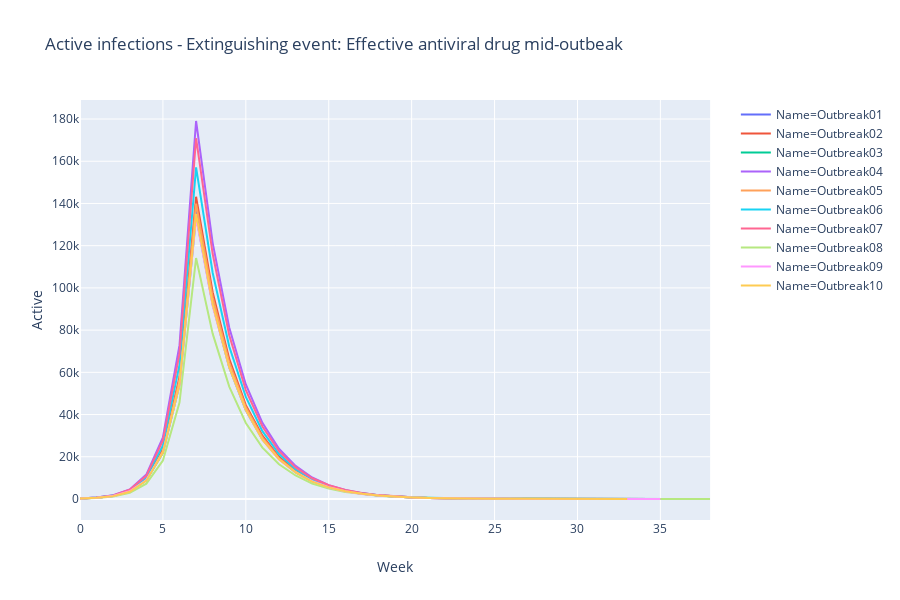
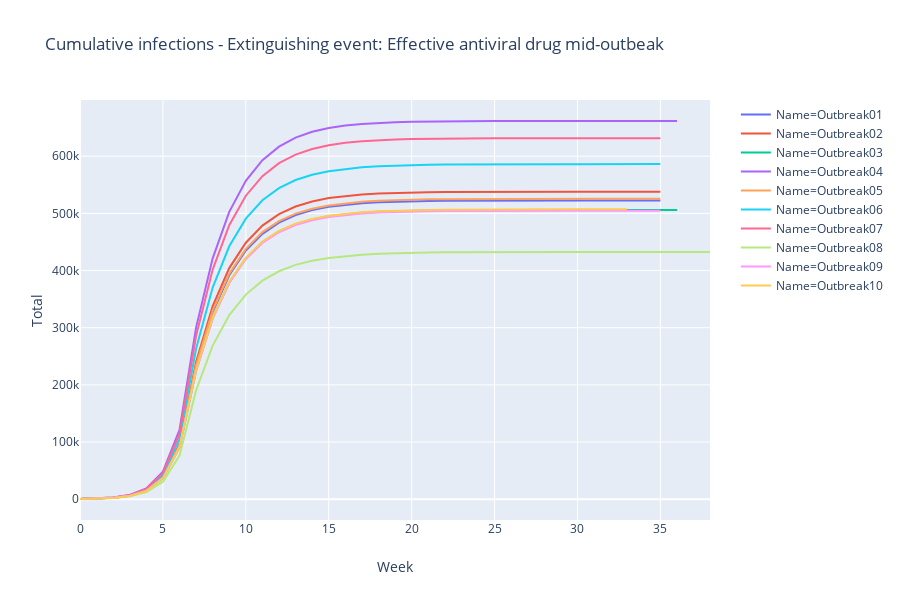
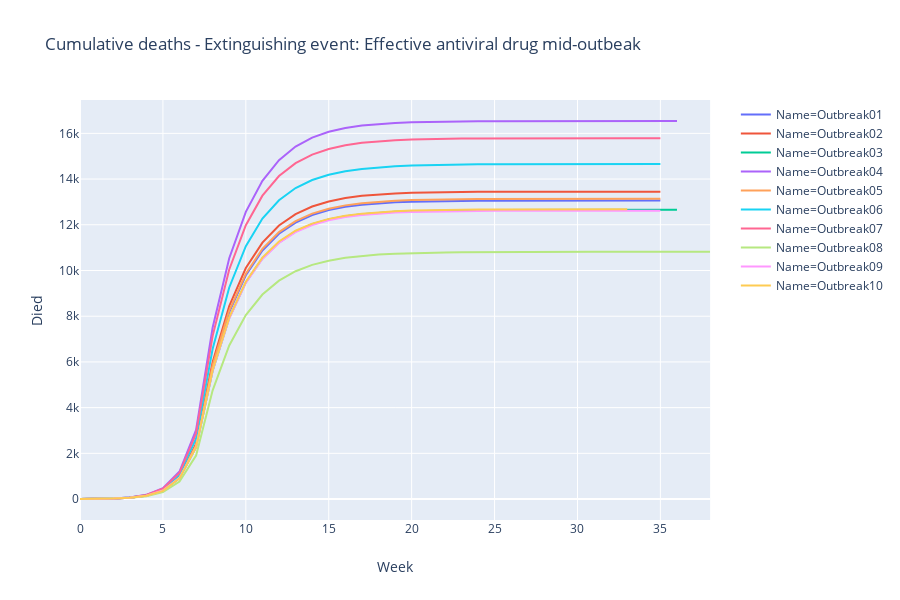

Notebook source saved alongside these figures, in order:
### Code cell
# This section will run multiple instances of a single outbreak and prints details about the outcome
# This will give you a feeling for the range of outcomes possible due to super-spreaders

params = LateExtinguishing

PrintParams(params)
numTrials = 10
printTables = False                    # set true to see the actual cycle data for each trial
pop = params["population"]             # initial population

outbreakList = []
print("Will run {} trials\n".format(numTrials))
history = {"MaxActive":[], "TotalCases":[], "TotalDead":[]}
for trial in range(numTrials):
    epi = Outbreak("Outbreak{:02d}".format(trial+1), params, infect=100)
    outbreakList.append(epi)
    epi.Simulate()
    outcome = epi.Summarize(printTables)
    for key in history.keys():
        history[key].append(outcome[key])

mostActive, leastActive = np.max(history["MaxActive"]), np.min(history["MaxActive"])
mostCases, leastCases = np.max(history["TotalCases"]), np.min(history["TotalCases"])
mostDeaths, leastDeaths = np.max(history["TotalDead"]), np.min(history["TotalDead"])

if printTables:
    PrintParams(params)
    
print("Best trial, per {} million population:".format(Whole(pop/1.0E6)))
print("  {:10,d} was the largest number of concurrent active infections, or {:4.2f}% of population".format(Whole(leastActive), 100 * (leastActive / pop)))
print("  {:10,d} cases occurred by end of simulation, or {:4.1f}% of population".format(leastCases, 100 * (leastCases / pop)))
print("  {:10,d} died, or {:4.3f}% of population".format(leastDeaths, 100 * (leastDeaths / pop)))

print("\nWorst trial, per {} million population:".format(Whole(pop/1.0E6)))
print("  {:10,d} was the largest number of concurrent active infections, or {:4.2f}% of population".format(Whole(mostActive), 100 * (mostActive / pop)))
print("  {:10,d} cases occurred by end of simulation, or {:4.1f}% of population".format(mostCases, 100 * (mostCases / pop)))
print("  {:10,d} died, or {:4.3f}% of population".format(mostDeaths, 100 * (mostDeaths / pop)))

print("\nRatio of worst/best cases = {:4.2f}".format(mostDeaths / leastDeaths))

PlotOutbreaks(outbreakList)

### Figure 1 — Plotly figure (JSON) as saved in the notebook; plotly's stock layout.template omitted (floating-point values rounded to 4 significant figures)
{"data": [{"hoverlabel": {"namelength": 0}, "hovertemplate": "Name=Outbreak01<br>Week=%{x}<br>Active=%{y}", "legendgroup": "Name=Outbreak01", "line": {"color": "#636efa", "dash": "solid"}, "mode": "lines", "name": "Name=Outbreak01", "showlegend": true, "type": "scatter", "x": [0, 1, 2, 3, 4, 5, 6, 7, 8, 9, 10, 11, 12, 13, 14, 15, 16, 17, 18, 19, 20, 21, 22, 23, 24, 25, 26, 27, 28, 29, 30, 31, 32, 33, 34, 35], "xaxis": "x", "y": [257, 649, 1456, 3747, 9085, 22460, 56119, 138563, 94889, 64337, 43455, 29118, 19637, 13134, 8743, 5670, 3762, 2502, 1698, 1076, 705, 467, 307, 204, 145, 91, 63, 45, 30, 19, 17, 14, 8, 4, 1, 0], "yaxis": "y"}, {"hoverlabel": {"namelength": 0}, "hovertemplate": "Name=Outbreak02<br>Week=%{x}<br>Active=%{y}", "legendgroup": "Name=Outbreak02", "line": {"color": "#EF553B", "dash": "solid"}, "mode": "lines", "name": "Name=Outbreak02", "showlegend": true, "type": "scatter", "x": [0, 1, 2, 3, 4, 5, 6, 7, 8, 9, 10, 11, 12, 13, 14, 15, 16, 17, 18, 19, 20, 21, 22, 23, 24, 25, 26, 27, 28, 29, 30, 31, 32, 33, 34, 35], "xaxis": "x", "y": [228, 567, 1486, 3761, 9372, 23528, 57794, 143159, 97925, 66368, 44454, 29967, 20000, 13321, 8819, 5891, 3848, 2545, 1692, 1089, 708, 483, 318, 201, 123, 74, 56, 39, 29, 26, 14, 9, 5, 2, 2, 1], "yaxis": "y"}, {"hoverlabel": {"namelength": 0}, "hovertemplate": "Name=Outbreak03<br>Week=%{x}<br>Active=%{y}", "legendgroup": "Name=Outbreak03", "line": {"color": "#00cc96", "dash": "solid"}, "mode": "lines", "name": "Name=Outbreak03", "showlegend": true, "type": "scatter", "x": [0, 1, 2, 3, 4, 5, 6, 7, 8, 9, 10, 11, 12, 13, 14, 15, 16, 17, 18, 19, 20, 21, 22, 23, 24, 25, 26, 27, 28, 29, 30, 31, 32, 33, 34, 35, 36], "xaxis": "x", "y": [225, 565, 1441, 3606, 8831, 21823, 54052, 134021, 92077, 62352, 41983, 28243, 19041, 12598, 8339, 5626, 3669, 2484, 1652, 1112, 752, 506, 346, 225, 170, 110, 73, 44, 31, 17, 9, 5, 3, 3, 3, 3, 0], "yaxis": "y"}, {"hoverlabel": {"namelength": 0}, "hovertemplate": "Name=Outbreak04<br>Week=%{x}<br>Active=%{y}", "legendgroup": "Name=Outbreak04", "line": {"color": "#ab63fa", "dash": "solid"}, "mode": "lines", "name": "Name=Outbreak04", "showlegend": true, "type": "scatter", "x": [0, 1, 2, 3, 4, 5, 6, 7, 8, 9, 10, 11, 12, 13, 14, 15, 16, 17, 18, 19, 20, 21, 22, 23, 24, 25, 26, 27, 28, 29, 30, 31, 32, 33, 34, 35, 36], "xaxis": "x", "y": [273, 700, 1757, 4523, 11587, 29226, 72886, 179063, 121340, 81257, 54230, 36108, 23783, 15690, 10179, 6580, 4302, 2791, 1816, 1199, 781, 496, 320, 218, 154, 101, 59, 41, 34, 20, 9, 4, 3, 1, 2, 1, 1], "yaxis": "y"}, {"hoverlabel": {"namelength": 0}, "hovertemplate": "Name=Outbreak05<br>Week=%{x}<br>Active=%{y}", "legendgroup": "Name=Outbreak05", "line": {"color": "#FFA15A", "dash": "solid"}, "mode": "lines", "name": "Name=Outbreak05", "showlegend": true, "type": "scatter", "x": [0, 1, 2, 3, 4, 5, 6, 7, 8, 9, 10, 11, 12, 13, 14, 15, 16, 17, 18, 19, 20, 21, 22, 23, 24, 25, 26, 27, 28, 29, 30, 31, 32, 33, 34, 35], "xaxis": "x", "y": [247, 607, 1481, 3661, 9000, 22766, 56534, 139909, 95555, 64670, 43486, 29167, 19335, 13026, 8619, 5787, 3844, 2580, 1748, 1171, 772, 516, 318, 201, 131, 98, 68, 48, 33, 19, 11, 8, 6, 2, 1, 0], "yaxis": "y"}, {"hoverlabel": {"namelength": 0}, "hovertemplate": "Name=Outbreak06<br>Week=%{x}<br>Active=%{y}", "legendgroup": "Name=Outbreak06", "line": {"color": "#19d3f3", "dash": "solid"}, "mode": "lines", "name": "Name=Outbreak06", "showlegend": true, "type": "scatter", "x": [0, 1, 2, 3, 4, 5, 6, 7, 8, 9, 10, 11, 12, 13, 14, 15, 16, 17, 18, 19, 20, 21, 22, 23, 24, 25, 26, 27, 28, 29, 30, 31, 32, 33, 34, 35], "xaxis": "x", "y": [260, 664, 1616, 3995, 10244, 25414, 63674, 157064, 107189, 72261, 48361, 32128, 21304, 14100, 9310, 6105, 4023, 2718, 1807, 1243, 870, 611, 422, 258, 162, 107, 62, 44, 28, 24, 13, 6, 3, 2, 1, 0], "yaxis": "y"}, {"hoverlabel": {"namelength": 0}, "hovertemplate": "Name=Outbreak07<br>Week=%{x}<br>Active=%{y}", "legendgroup": "Name=Outbreak07", "line": {"color": "#FF6692", "dash": "solid"}, "mode": "lines", "name": "Name=Outbreak07", "showlegend": true, "type": "scatter", "x": [0, 1, 2, 3, 4, 5, 6, 7, 8, 9, 10, 11, 12, 13, 14, 15, 16, 17, 18, 19, 20, 21, 22, 23, 24, 25, 26, 27, 28, 29, 30, 31, 32, 33, 34, 35], "xaxis": "x", "y": [268, 695, 1713, 4390, 10965, 27690, 68837, 170905, 116157, 77595, 51590, 34334, 22647, 14986, 9828, 6502, 4292, 2816, 1836, 1196, 801, 505, 320, 206, 145, 97, 61, 32, 22, 11, 5, 4, 2, 2, 2, 1], "yaxis": "y"}, {"hoverlabel": {"namelength": 0}, "hovertemplate": "Name=Outbreak08<br>Week=%{x}<br>Active=%{y}", "legendgroup": "Name=Outbreak08", "line": {"color": "#B6E880", "dash": "solid"}, "mode": "lines", "name": "Name=Outbreak08", "showlegend": true, "type": "scatter", "x": [0, 1, 2, 3, 4, 5, 6, 7, 8, 9, 10, 11, 12, 13, 14, 15, 16, 17, 18, 19, 20, 21, 22, 23, 24, 25, 26, 27, 28, 29, 30, 31, 32, 33, 34, 35, 36, 37, 38], "xaxis": "x", "y": [236, 512, 1225, 2951, 7269, 18233, 45682, 114154, 78344, 53241, 36011, 24318, 16476, 11140, 7280, 4963, 3321, 2362, 1539, 1016, 701, 472, 349, 240, 173, 119, 84, 52, 32, 19, 12, 13, 8, 5, 4, 4, 3, 1, 0], "yaxis": "y"}, {"hoverlabel": {"namelength": 0}, "hovertemplate": "Name=Outbreak09<br>Week=%{x}<br>Active=%{y}", "legendgroup": "Name=Outbreak09", "line": {"color": "#FF97FF", "dash": "solid"}, "mode": "lines", "name": "Name=Outbreak09", "showlegend": true, "type": "scatter", "x": [0, 1, 2, 3, 4, 5, 6, 7, 8, 9, 10, 11, 12, 13, 14, 15, 16, 17, 18, 19, 20, 21, 22, 23, 24, 25, 26, 27, 28, 29, 30, 31, 32, 33, 34, 35], "xaxis": "x", "y": [236, 568, 1434, 3651, 8993, 22076, 54100, 133268, 91458, 62327, 41952, 28131, 18733, 12567, 8434, 5583, 3696, 2414, 1623, 1076, 736, 510, 371, 251, 164, 99, 72, 48, 35, 18, 11, 10, 13, 7, 2, 1], "yaxis": "y"}, {"hoverlabel": {"namelength": 0}, "hovertemplate": "Name=Outbreak10<br>Week=%{x}<br>Active=%{y}", "legendgroup": "Name=Outbreak10", "line": {"color": "#FECB52", "dash": "solid"}, "mode": "lines", "name": "Name=Outbreak10", "showlegend": true, "type": "scatter", "x": [0, 1, 2, 3, 4, 5, 6, 7, 8, 9, 10, 11, 12, 13, 14, 15, 16, 17, 18, 19, 20, 21, 22, 23, 24, 25, 26, 27, 28, 29, 30, 31, 32, 33], "xaxis": "x", "y": [230, 562, 1360, 3436, 8681, 21975, 54372, 135060, 92257, 62420, 42187, 28122, 18796, 12552, 8255, 5500, 3667, 2496, 1707, 1125, 759, 521, 339, 243, 173, 128, 74, 49, 27, 21, 16, 8, 4, 1], "yaxis": "y"}], "layout": {"height": 600, "legend": {"tracegroupgap": 0}, "title": {"text": "Active infections - Extinguishing event: Effective antiviral drug mid-outbeak"}, "xaxis": {"anchor": "y", "domain": [0, 0.98], "title": {"text": "Week"}}, "yaxis": {"anchor": "x", "domain": [0, 1], "title": {"text": "Active"}}}}

### Figure 2 — Plotly figure (JSON) as saved in the notebook; plotly's stock layout.template omitted (floating-point values rounded to 4 significant figures)
{"data": [{"hoverlabel": {"namelength": 0}, "hovertemplate": "Name=Outbreak01<br>Week=%{x}<br>Total=%{y}", "legendgroup": "Name=Outbreak01", "line": {"color": "#636efa", "dash": "solid"}, "mode": "lines", "name": "Name=Outbreak01", "showlegend": true, "type": "scatter", "x": [0, 1, 2, 3, 4, 5, 6, 7, 8, 9, 10, 11, 12, 13, 14, 15, 16, 17, 18, 19, 20, 21, 22, 23, 24, 25, 26, 27, 28, 29, 30, 31, 32, 33, 34, 35], "xaxis": "x", "y": [357, 1006, 2462, 6209, 15294, 37753, 93873, 232436, 327326, 391662, 435118, 464236, 483872, 497006, 505750, 511420, 515181, 517685, 519383, 520459, 521163, 521630, 521937, 522140, 522286, 522377, 522440, 522485, 522515, 522535, 522552, 522566, 522574, 522578, 522579, 522579], "yaxis": "y"}, {"hoverlabel": {"namelength": 0}, "hovertemplate": "Name=Outbreak02<br>Week=%{x}<br>Total=%{y}", "legendgroup": "Name=Outbreak02", "line": {"color": "#EF553B", "dash": "solid"}, "mode": "lines", "name": "Name=Outbreak02", "showlegend": true, "type": "scatter", "x": [0, 1, 2, 3, 4, 5, 6, 7, 8, 9, 10, 11, 12, 13, 14, 15, 16, 17, 18, 19, 20, 21, 22, 23, 24, 25, 26, 27, 28, 29, 30, 31, 32, 33, 34, 35], "xaxis": "x", "y": [328, 895, 2381, 6143, 15514, 39042, 96836, 239996, 337921, 404288, 448742, 478710, 498709, 512031, 520849, 526740, 530589, 533133, 534825, 535914, 536622, 537105, 537423, 537625, 537748, 537822, 537878, 537916, 537945, 537972, 537986, 537996, 538000, 538002, 538004, 538005], "yaxis": "y"}, {"hoverlabel": {"namelength": 0}, "hovertemplate": "Name=Outbreak03<br>Week=%{x}<br>Total=%{y}", "legendgroup": "Name=Outbreak03", "line": {"color": "#00cc96", "dash": "solid"}, "mode": "lines", "name": "Name=Outbreak03", "showlegend": true, "type": "scatter", "x": [0, 1, 2, 3, 4, 5, 6, 7, 8, 9, 10, 11, 12, 13, 14, 15, 16, 17, 18, 19, 20, 21, 22, 23, 24, 25, 26, 27, 28, 29, 30, 31, 32, 33, 34, 35, 36], "xaxis": "x", "y": [325, 890, 2331, 5937, 14768, 36591, 90644, 224664, 316742, 379094, 421076, 449320, 468361, 480959, 489298, 494924, 498593, 501078, 502730, 503841, 504593, 505100, 505445, 505671, 505841, 505951, 506024, 506068, 506099, 506115, 506125, 506130, 506133, 506136, 506138, 506141, 506142], "yaxis": "y"}, {"hoverlabel": {"namelength": 0}, "hovertemplate": "Name=Outbreak04<br>Week=%{x}<br>Total=%{y}", "legendgroup": "Name=Outbreak04", "line": {"color": "#ab63fa", "dash": "solid"}, "mode": "lines", "name": "Name=Outbreak04", "showlegend": true, "type": "scatter", "x": [0, 1, 2, 3, 4, 5, 6, 7, 8, 9, 10, 11, 12, 13, 14, 15, 16, 17, 18, 19, 20, 21, 22, 23, 24, 25, 26, 27, 28, 29, 30, 31, 32, 33, 34, 35, 36], "xaxis": "x", "y": [373, 1072, 2830, 7353, 18940, 48165, 121051, 300114, 421455, 502711, 556942, 593051, 616833, 632523, 642702, 649283, 653585, 656376, 658192, 659391, 660172, 660667, 660988, 661205, 661359, 661460, 661518, 661560, 661594, 661614, 661622, 661628, 661631, 661632, 661634, 661635, 661636], "yaxis": "y"}, {"hoverlabel": {"namelength": 0}, "hovertemplate": "Name=Outbreak05<br>Week=%{x}<br>Total=%{y}", "legendgroup": "Name=Outbreak05", "line": {"color": "#FFA15A", "dash": "solid"}, "mode": "lines", "name": "Name=Outbreak05", "showlegend": true, "type": "scatter", "x": [0, 1, 2, 3, 4, 5, 6, 7, 8, 9, 10, 11, 12, 13, 14, 15, 16, 17, 18, 19, 20, 21, 22, 23, 24, 25, 26, 27, 28, 29, 30, 31, 32, 33, 34, 35], "xaxis": "x", "y": [347, 954, 2435, 6097, 15096, 37862, 94397, 234305, 329861, 394531, 438016, 467182, 486518, 499544, 508163, 513950, 517794, 520373, 522121, 523292, 524064, 524580, 524899, 525099, 525230, 525329, 525396, 525445, 525478, 525497, 525507, 525516, 525522, 525524, 525525, 525525], "yaxis": "y"}, {"hoverlabel": {"namelength": 0}, "hovertemplate": "Name=Outbreak06<br>Week=%{x}<br>Total=%{y}", "legendgroup": "Name=Outbreak06", "line": {"color": "#19d3f3", "dash": "solid"}, "mode": "lines", "name": "Name=Outbreak06", "showlegend": true, "type": "scatter", "x": [0, 1, 2, 3, 4, 5, 6, 7, 8, 9, 10, 11, 12, 13, 14, 15, 16, 17, 18, 19, 20, 21, 22, 23, 24, 25, 26, 27, 28, 29, 30, 31, 32, 33, 34, 35], "xaxis": "x", "y": [360, 1024, 2640, 6635, 16879, 42294, 105967, 263031, 370220, 442482, 490842, 522969, 544273, 558373, 567683, 573788, 577811, 580529, 582335, 583578, 584448, 585060, 585481, 585740, 585903, 586009, 586071, 586115, 586143, 586167, 586179, 586185, 586189, 586191, 586192, 586192], "yaxis": "y"}, {"hoverlabel": {"namelength": 0}, "hovertemplate": "Name=Outbreak07<br>Week=%{x}<br>Total=%{y}", "legendgroup": "Name=Outbreak07", "line": {"color": "#FF6692", "dash": "solid"}, "mode": "lines", "name": "Name=Outbreak07", "showlegend": true, "type": "scatter", "x": [0, 1, 2, 3, 4, 5, 6, 7, 8, 9, 10, 11, 12, 13, 14, 15, 16, 17, 18, 19, 20, 21, 22, 23, 24, 25, 26, 27, 28, 29, 30, 31, 32, 33, 34, 35], "xaxis": "x", "y": [368, 1062, 2776, 7166, 18131, 45821, 114659, 285563, 401721, 479316, 530906, 565241, 587887, 602873, 612701, 619204, 623495, 626310, 628146, 629342, 630144, 630649, 630969, 631175, 631320, 631417, 631478, 631511, 631533, 631544, 631549, 631553, 631555, 631556, 631558, 631559], "yaxis": "y"}, {"hoverlabel": {"namelength": 0}, "hovertemplate": "Name=Outbreak08<br>Week=%{x}<br>Total=%{y}", "legendgroup": "Name=Outbreak08", "line": {"color": "#B6E880", "dash": "solid"}, "mode": "lines", "name": "Name=Outbreak08", "showlegend": true, "type": "scatter", "x": [0, 1, 2, 3, 4, 5, 6, 7, 8, 9, 10, 11, 12, 13, 14, 15, 16, 17, 18, 19, 20, 21, 22, 23, 24, 25, 26, 27, 28, 29, 30, 31, 32, 33, 34, 35, 36, 37, 38], "xaxis": "x", "y": [336, 848, 2073, 5024, 12293, 30526, 76208, 190363, 268707, 321949, 357960, 382277, 398753, 409894, 417173, 422136, 425457, 427819, 429358, 430375, 431076, 431548, 431897, 432136, 432309, 432429, 432513, 432565, 432597, 432616, 432627, 432640, 432648, 432652, 432656, 432661, 432664, 432665, 432665], "yaxis": "y"}, {"hoverlabel": {"namelength": 0}, "hovertemplate": "Name=Outbreak09<br>Week=%{x}<br>Total=%{y}", "legendgroup": "Name=Outbreak09", "line": {"color": "#FF97FF", "dash": "solid"}, "mode": "lines", "name": "Name=Outbreak09", "showlegend": true, "type": "scatter", "x": [0, 1, 2, 3, 4, 5, 6, 7, 8, 9, 10, 11, 12, 13, 14, 15, 16, 17, 18, 19, 20, 21, 22, 23, 24, 25, 26, 27, 28, 29, 30, 31, 32, 33, 34, 35], "xaxis": "x", "y": [336, 904, 2339, 5989, 14982, 37058, 91157, 224425, 315884, 378211, 420162, 448293, 467026, 479593, 488027, 493611, 497306, 499721, 501344, 502420, 503157, 503666, 504038, 504288, 504452, 504551, 504624, 504672, 504707, 504725, 504735, 504745, 504759, 504765, 504767, 504768], "yaxis": "y"}, {"hoverlabel": {"namelength": 0}, "hovertemplate": "Name=Outbreak10<br>Week=%{x}<br>Total=%{y}", "legendgroup": "Name=Outbreak10", "line": {"color": "#FECB52", "dash": "solid"}, "mode": "lines", "name": "Name=Outbreak10", "showlegend": true, "type": "scatter", "x": [0, 1, 2, 3, 4, 5, 6, 7, 8, 9, 10, 11, 12, 13, 14, 15, 16, 17, 18, 19, 20, 21, 22, 23, 24, 25, 26, 27, 28, 29, 30, 31, 32, 33], "xaxis": "x", "y": [330, 891, 2251, 5688, 14369, 36344, 90716, 225776, 318033, 380454, 422641, 450763, 469559, 482111, 490367, 495866, 499534, 502029, 503737, 504862, 505621, 506142, 506481, 506724, 506897, 507025, 507099, 507147, 507175, 507195, 507211, 507219, 507223, 507225], "yaxis": "y"}], "layout": {"height": 600, "legend": {"tracegroupgap": 0}, "title": {"text": "Cumulative infections - Extinguishing event: Effective antiviral drug mid-outbeak"}, "xaxis": {"anchor": "y", "domain": [0, 0.98], "title": {"text": "Week"}}, "yaxis": {"anchor": "x", "domain": [0, 1], "title": {"text": "Total"}}}}

### Figure 3 — Plotly figure (JSON) as saved in the notebook; plotly's stock layout.template omitted (floating-point values rounded to 4 significant figures)
{"data": [{"hoverlabel": {"namelength": 0}, "hovertemplate": "Name=Outbreak01<br>Week=%{x}<br>Died=%{y}", "legendgroup": "Name=Outbreak01", "line": {"color": "#636efa", "dash": "solid"}, "mode": "lines", "name": "Name=Outbreak01", "showlegend": true, "type": "scatter", "x": [0, 1, 2, 3, 4, 5, 6, 7, 8, 9, 10, 11, 12, 13, 14, 15, 16, 17, 18, 19, 20, 21, 22, 23, 24, 25, 26, 27, 28, 29, 30, 31, 32, 33, 34, 35], "xaxis": "x", "y": [2, 9, 25, 62, 155, 382, 944, 2347, 5811, 8183, 9792, 10878, 11606, 12097, 12425, 12644, 12785, 12880, 12942, 12985, 13011, 13029, 13041, 13048, 13054, 13057, 13059, 13061, 13062, 13063, 13063, 13064, 13064, 13064, 13064, 13064], "yaxis": "y"}, {"hoverlabel": {"namelength": 0}, "hovertemplate": "Name=Outbreak02<br>Week=%{x}<br>Died=%{y}", "legendgroup": "Name=Outbreak02", "line": {"color": "#EF553B", "dash": "solid"}, "mode": "lines", "name": "Name=Outbreak02", "showlegend": true, "type": "scatter", "x": [0, 1, 2, 3, 4, 5, 6, 7, 8, 9, 10, 11, 12, 13, 14, 15, 16, 17, 18, 19, 20, 21, 22, 23, 24, 25, 26, 27, 28, 29, 30, 31, 32, 33, 34, 35], "xaxis": "x", "y": [2, 8, 22, 60, 154, 388, 976, 2421, 6000, 8448, 10107, 11219, 11968, 12468, 12801, 13021, 13169, 13265, 13328, 13371, 13398, 13416, 13428, 13436, 13441, 13444, 13446, 13447, 13448, 13449, 13449, 13450, 13450, 13450, 13450, 13450], "yaxis": "y"}, {"hoverlabel": {"namelength": 0}, "hovertemplate": "Name=Outbreak03<br>Week=%{x}<br>Died=%{y}", "legendgroup": "Name=Outbreak03", "line": {"color": "#00cc96", "dash": "solid"}, "mode": "lines", "name": "Name=Outbreak03", "showlegend": true, "type": "scatter", "x": [0, 1, 2, 3, 4, 5, 6, 7, 8, 9, 10, 11, 12, 13, 14, 15, 16, 17, 18, 19, 20, 21, 22, 23, 24, 25, 26, 27, 28, 29, 30, 31, 32, 33, 34, 35, 36], "xaxis": "x", "y": [2, 8, 22, 58, 148, 369, 915, 2266, 5617, 7919, 9477, 10527, 11233, 11709, 12024, 12232, 12373, 12465, 12527, 12568, 12596, 12615, 12627, 12636, 12642, 12646, 12649, 12651, 12652, 12652, 12653, 12653, 12653, 12653, 12653, 12653, 12654], "yaxis": "y"}, {"hoverlabel": {"namelength": 0}, "hovertemplate": "Name=Outbreak04<br>Week=%{x}<br>Died=%{y}", "legendgroup": "Name=Outbreak04", "line": {"color": "#ab63fa", "dash": "solid"}, "mode": "lines", "name": "Name=Outbreak04", "showlegend": true, "type": "scatter", "x": [0, 1, 2, 3, 4, 5, 6, 7, 8, 9, 10, 11, 12, 13, 14, 15, 16, 17, 18, 19, 20, 21, 22, 23, 24, 25, 26, 27, 28, 29, 30, 31, 32, 33, 34, 35, 36], "xaxis": "x", "y": [2, 9, 27, 71, 184, 473, 1204, 3026, 7503, 10536, 12568, 13924, 14826, 15421, 15813, 16068, 16232, 16340, 16409, 16455, 16485, 16504, 16517, 16525, 16530, 16534, 16536, 16538, 16539, 16540, 16540, 16541, 16541, 16541, 16541, 16541, 16541], "yaxis": "y"}, {"hoverlabel": {"namelength": 0}, "hovertemplate": "Name=Outbreak05<br>Week=%{x}<br>Died=%{y}", "legendgroup": "Name=Outbreak05", "line": {"color": "#FFA15A", "dash": "solid"}, "mode": "lines", "name": "Name=Outbreak05", "showlegend": true, "type": "scatter", "x": [0, 1, 2, 3, 4, 5, 6, 7, 8, 9, 10, 11, 12, 13, 14, 15, 16, 17, 18, 19, 20, 21, 22, 23, 24, 25, 26, 27, 28, 29, 30, 31, 32, 33, 34, 35], "xaxis": "x", "y": [2, 9, 24, 61, 152, 377, 947, 2360, 5858, 8247, 9863, 10950, 11680, 12163, 12489, 12704, 12849, 12945, 13009, 13053, 13082, 13102, 13115, 13122, 13127, 13131, 13133, 13135, 13136, 13137, 13137, 13138, 13138, 13138, 13138, 13138], "yaxis": "y"}, {"hoverlabel": {"namelength": 0}, "hovertemplate": "Name=Outbreak06<br>Week=%{x}<br>Died=%{y}", "legendgroup": "Name=Outbreak06", "line": {"color": "#19d3f3", "dash": "solid"}, "mode": "lines", "name": "Name=Outbreak06", "showlegend": true, "type": "scatter", "x": [0, 1, 2, 3, 4, 5, 6, 7, 8, 9, 10, 11, 12, 13, 14, 15, 16, 17, 18, 19, 20, 21, 22, 23, 24, 25, 26, 27, 28, 29, 30, 31, 32, 33, 34, 35], "xaxis": "x", "y": [2, 9, 26, 66, 166, 422, 1057, 2649, 6576, 9256, 11062, 12271, 13074, 13607, 13959, 14192, 14345, 14445, 14513, 14558, 14589, 14611, 14626, 14637, 14644, 14648, 14650, 14652, 14653, 14654, 14654, 14654, 14655, 14655, 14655, 14655], "yaxis": "y"}, {"hoverlabel": {"namelength": 0}, "hovertemplate": "Name=Outbreak07<br>Week=%{x}<br>Died=%{y}", "legendgroup": "Name=Outbreak07", "line": {"color": "#FF6692", "dash": "solid"}, "mode": "lines", "name": "Name=Outbreak07", "showlegend": true, "type": "scatter", "x": [0, 1, 2, 3, 4, 5, 6, 7, 8, 9, 10, 11, 12, 13, 14, 15, 16, 17, 18, 19, 20, 21, 22, 23, 24, 25, 26, 27, 28, 29, 30, 31, 32, 33, 34, 35], "xaxis": "x", "y": [2, 9, 27, 69, 179, 453, 1146, 2866, 7139, 10043, 11983, 13273, 14131, 14697, 15072, 15318, 15480, 15587, 15658, 15704, 15734, 15754, 15766, 15774, 15779, 15783, 15785, 15787, 15788, 15788, 15789, 15789, 15789, 15789, 15789, 15789], "yaxis": "y"}, {"hoverlabel": {"namelength": 0}, "hovertemplate": "Name=Outbreak08<br>Week=%{x}<br>Died=%{y}", "legendgroup": "Name=Outbreak08", "line": {"color": "#B6E880", "dash": "solid"}, "mode": "lines", "name": "Name=Outbreak08", "showlegend": true, "type": "scatter", "x": [0, 1, 2, 3, 4, 5, 6, 7, 8, 9, 10, 11, 12, 13, 14, 15, 16, 17, 18, 19, 20, 21, 22, 23, 24, 25, 26, 27, 28, 29, 30, 31, 32, 33, 34, 35, 36, 37, 38], "xaxis": "x", "y": [2, 8, 21, 52, 126, 307, 763, 1905, 4759, 6718, 8049, 8949, 9557, 9969, 10247, 10429, 10553, 10636, 10695, 10734, 10759, 10777, 10789, 10797, 10803, 10808, 10811, 10813, 10814, 10815, 10815, 10816, 10816, 10816, 10816, 10816, 10817, 10817, 10817], "yaxis": "y"}, {"hoverlabel": {"namelength": 0}, "hovertemplate": "Name=Outbreak09<br>Week=%{x}<br>Died=%{y}", "legendgroup": "Name=Outbreak09", "line": {"color": "#FF97FF", "dash": "solid"}, "mode": "lines", "name": "Name=Outbreak09", "showlegend": true, "type": "scatter", "x": [0, 1, 2, 3, 4, 5, 6, 7, 8, 9, 10, 11, 12, 13, 14, 15, 16, 17, 18, 19, 20, 21, 22, 23, 24, 25, 26, 27, 28, 29, 30, 31, 32, 33, 34, 35], "xaxis": "x", "y": [2, 8, 23, 58, 150, 375, 926, 2279, 5611, 7897, 9455, 10504, 11207, 11676, 11990, 12201, 12340, 12433, 12493, 12534, 12561, 12579, 12592, 12601, 12607, 12611, 12614, 12616, 12617, 12618, 12618, 12618, 12619, 12619, 12619, 12619], "yaxis": "y"}, {"hoverlabel": {"namelength": 0}, "hovertemplate": "Name=Outbreak10<br>Week=%{x}<br>Died=%{y}", "legendgroup": "Name=Outbreak10", "line": {"color": "#FECB52", "dash": "solid"}, "mode": "lines", "name": "Name=Outbreak10", "showlegend": true, "type": "scatter", "x": [0, 1, 2, 3, 4, 5, 6, 7, 8, 9, 10, 11, 12, 13, 14, 15, 16, 17, 18, 19, 20, 21, 22, 23, 24, 25, 26, 27, 28, 29, 30, 31, 32, 33], "xaxis": "x", "y": [2, 8, 22, 56, 142, 359, 909, 2268, 5644, 7951, 9511, 10566, 11269, 11739, 12053, 12259, 12397, 12488, 12551, 12593, 12622, 12641, 12654, 12662, 12668, 12672, 12676, 12677, 12679, 12679, 12680, 12680, 12680, 12681], "yaxis": "y"}], "layout": {"height": 600, "legend": {"tracegroupgap": 0}, "title": {"text": "Cumulative deaths - Extinguishing event: Effective antiviral drug mid-outbeak"}, "xaxis": {"anchor": "y", "domain": [0, 0.98], "title": {"text": "Week"}}, "yaxis": {"anchor": "x", "domain": [0, 1], "title": {"text": "Died"}}}}
